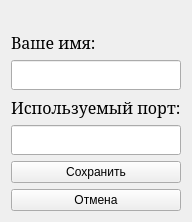
<?xml version="1.0" encoding="UTF-8"?>
<ui version="4.0">
 <class>Settings</class>
 <widget class="QWidget" name="Settings">
  <property name="geometry">
   <rect>
    <x>0</x>
    <y>0</y>
    <width>182</width>
    <height>215</height>
   </rect>
  </property>
  <property name="windowTitle">
   <string>Form</string>
  </property>
  <layout class="QGridLayout" name="gridLayout">
   <item row="0" column="0">
    <widget class="QLabel" name="lbIP">
     <property name="sizePolicy">
      <sizepolicy hsizetype="Minimum" vsizetype="Preferred">
       <horstretch>0</horstretch>
       <verstretch>0</verstretch>
      </sizepolicy>
     </property>
     <property name="text">
      <string/>
     </property>
    </widget>
   </item>
   <item row="1" column="0">
    <widget class="QLabel" name="label">
     <property name="font">
      <font>
       <family>Garamond</family>
       <pointsize>12</pointsize>
      </font>
     </property>
     <property name="text">
      <string>Ваше имя:</string>
     </property>
    </widget>
   </item>
   <item row="2" column="0">
    <widget class="QLineEdit" name="tlName">
     <property name="minimumSize">
      <size>
       <width>0</width>
       <height>30</height>
      </size>
     </property>
    </widget>
   </item>
   <item row="3" column="0">
    <widget class="QLabel" name="label_2">
     <property name="font">
      <font>
       <family>Garamond</family>
       <pointsize>12</pointsize>
      </font>
     </property>
     <property name="text">
      <string>Используемый порт:</string>
     </property>
    </widget>
   </item>
   <item row="4" column="0">
    <widget class="QLineEdit" name="tlPort">
     <property name="minimumSize">
      <size>
       <width>0</width>
       <height>30</height>
      </size>
     </property>
    </widget>
   </item>
   <item row="5" column="0">
    <widget class="QPushButton" name="pbSave">
     <property name="text">
      <string>Сохранить</string>
     </property>
    </widget>
   </item>
   <item row="6" column="0">
    <widget class="QPushButton" name="pbCancel">
     <property name="text">
      <string>Отмена</string>
     </property>
    </widget>
   </item>
   <item row="7" column="0">
    <spacer name="verticalSpacer">
     <property name="orientation">
      <enum>Qt::Vertical</enum>
     </property>
     <property name="sizeHint" stdset="0">
      <size>
       <width>136</width>
       <height>10</height>
      </size>
     </property>
    </spacer>
   </item>
  </layout>
 </widget>
 <resources/>
 <connections/>
</ui>
